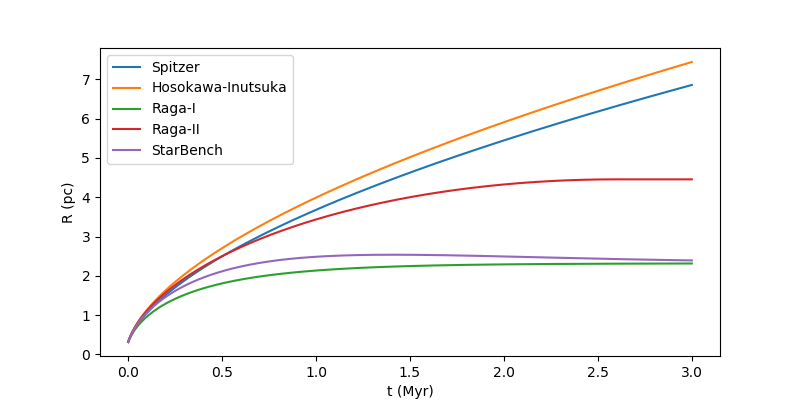

Here is the Python script that generated this plot:
import numpy as np
import matplotlib.pyplot as plt

data = np.loadtxt('output.dat',skiprows=1).T
labels = ['step','time','Spitzer','Hosokawa-Inutsuka','Raga-I','Raga-II','StarBench']

plt.figure(figsize=(8,4))
for i in range(2,7):
    plt.plot(data[1],data[i],label=labels[i])
plt.xlabel('t (Myr)')
plt.ylabel('R (pc)')
plt.legend()

plt.savefig('dtype.png')
plt.show()
